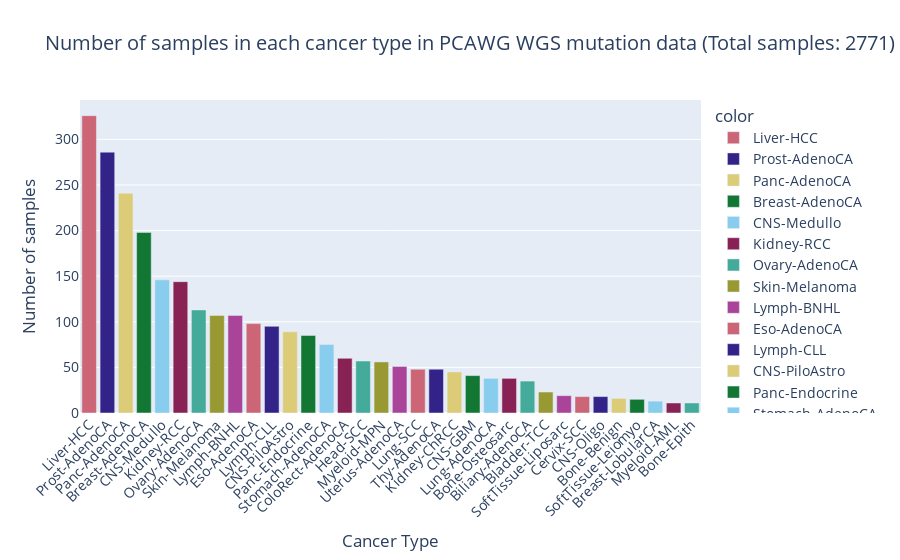

Notebook code for this chart:
### Code cell
# plot the number of samples in each cancer type only for the PCAWG dataset
total_samples = df_wgs_mut['Cancer Type'].value_counts().sum()


fig = px.bar(df_wgs_mut['Cancer Type'].value_counts(),
             x=df_wgs_mut['Cancer Type'].value_counts().index,
             y=df_wgs_mut['Cancer Type'].value_counts().values,
             color=df_wgs_mut['Cancer Type'].value_counts().index, 
             title=f"Number of samples in each cancer type in PCAWG WGS mutation data (Total samples: {total_samples})", 
             labels={'x': 'Cancer Type', 'y': 'Number of samples',},
             color_discrete_sequence=color_palette)

fig.update_layout(
    title_font_size=20,
    font_size = 14,
)

fig.update_xaxes(tickangle=-45)
fig.show()

### Figure 1 — Plotly figure (JSON) as saved in the notebook; plotly's stock layout.template omitted (floating-point values rounded to 4 significant figures)
{"data": [{"alignmentgroup": "True", "hovertemplate": "color=Liver-HCC<br>Cancer Type=%{x}<br>Number of samples=%{y}<extra></extra>", "legendgroup": "Liver-HCC", "marker": {"color": "#CC6677", "pattern": {"shape": ""}}, "name": "Liver-HCC", "offsetgroup": "Liver-HCC", "orientation": "v", "showlegend": true, "textposition": "auto", "type": "bar", "x": ["Liver-HCC"], "xaxis": "x", "y": [326], "yaxis": "y"}, {"alignmentgroup": "True", "hovertemplate": "color=Prost-AdenoCA<br>Cancer Type=%{x}<br>Number of samples=%{y}<extra></extra>", "legendgroup": "Prost-AdenoCA", "marker": {"color": "#332288", "pattern": {"shape": ""}}, "name": "Prost-AdenoCA", "offsetgroup": "Prost-AdenoCA", "orientation": "v", "showlegend": true, "textposition": "auto", "type": "bar", "x": ["Prost-AdenoCA"], "xaxis": "x", "y": [286], "yaxis": "y"}, {"alignmentgroup": "True", "hovertemplate": "color=Panc-AdenoCA<br>Cancer Type=%{x}<br>Number of samples=%{y}<extra></extra>", "legendgroup": "Panc-AdenoCA", "marker": {"color": "#DDCC77", "pattern": {"shape": ""}}, "name": "Panc-AdenoCA", "offsetgroup": "Panc-AdenoCA", "orientation": "v", "showlegend": true, "textposition": "auto", "type": "bar", "x": ["Panc-AdenoCA"], "xaxis": "x", "y": [241], "yaxis": "y"}, {"alignmentgroup": "True", "hovertemplate": "color=Breast-AdenoCA<br>Cancer Type=%{x}<br>Number of samples=%{y}<extra></extra>", "legendgroup": "Breast-AdenoCA", "marker": {"color": "#117733", "pattern": {"shape": ""}}, "name": "Breast-AdenoCA", "offsetgroup": "Breast-AdenoCA", "orientation": "v", "showlegend": true, "textposition": "auto", "type": "bar", "x": ["Breast-AdenoCA"], "xaxis": "x", "y": [198], "yaxis": "y"}, {"alignmentgroup": "True", "hovertemplate": "color=CNS-Medullo<br>Cancer Type=%{x}<br>Number of samples=%{y}<extra></extra>", "legendgroup": "CNS-Medullo", "marker": {"color": "#88CCEE", "pattern": {"shape": ""}}, "name": "CNS-Medullo", "offsetgroup": "CNS-Medullo", "orientation": "v", "showlegend": true, "textposition": "auto", "type": "bar", "x": ["CNS-Medullo"], "xaxis": "x", "y": [146], "yaxis": "y"}, {"alignmentgroup": "True", "hovertemplate": "color=Kidney-RCC<br>Cancer Type=%{x}<br>Number of samples=%{y}<extra></extra>", "legendgroup": "Kidney-RCC", "marker": {"color": "#882255", "pattern": {"shape": ""}}, "name": "Kidney-RCC", "offsetgroup": "Kidney-RCC", "orientation": "v", "showlegend": true, "textposition": "auto", "type": "bar", "x": ["Kidney-RCC"], "xaxis": "x", "y": [144], "yaxis": "y"}, {"alignmentgroup": "True", "hovertemplate": "color=Ovary-AdenoCA<br>Cancer Type=%{x}<br>Number of samples=%{y}<extra></extra>", "legendgroup": "Ovary-AdenoCA", "marker": {"color": "#44AA99", "pattern": {"shape": ""}}, "name": "Ovary-AdenoCA", "offsetgroup": "Ovary-AdenoCA", "orientation": "v", "showlegend": true, "textposition": "auto", "type": "bar", "x": ["Ovary-AdenoCA"], "xaxis": "x", "y": [113], "yaxis": "y"}, {"alignmentgroup": "True", "hovertemplate": "color=Skin-Melanoma<br>Cancer Type=%{x}<br>Number of samples=%{y}<extra></extra>", "legendgroup": "Skin-Melanoma", "marker": {"color": "#999933", "pattern": {"shape": ""}}, "name": "Skin-Melanoma", "offsetgroup": "Skin-Melanoma", "orientation": "v", "showlegend": true, "textposition": "auto", "type": "bar", "x": ["Skin-Melanoma"], "xaxis": "x", "y": [107], "yaxis": "y"}, {"alignmentgroup": "True", "hovertemplate": "color=Lymph-BNHL<br>Cancer Type=%{x}<br>Number of samples=%{y}<extra></extra>", "legendgroup": "Lymph-BNHL", "marker": {"color": "#AA4499", "pattern": {"shape": ""}}, "name": "Lymph-BNHL", "offsetgroup": "Lymph-BNHL", "orientation": "v", "showlegend": true, "textposition": "auto", "type": "bar", "x": ["Lymph-BNHL"], "xaxis": "x", "y": [107], "yaxis": "y"}, {"alignmentgroup": "True", "hovertemplate": "color=Eso-AdenoCA<br>Cancer Type=%{x}<br>Number of samples=%{y}<extra></extra>", "legendgroup": "Eso-AdenoCA", "marker": {"color": "#CC6677", "pattern": {"shape": ""}}, "name": "Eso-AdenoCA", "offsetgroup": "Eso-AdenoCA", "orientation": "v", "showlegend": true, "textposition": "auto", "type": "bar", "x": ["Eso-AdenoCA"], "xaxis": "x", "y": [98], "yaxis": "y"}, {"alignmentgroup": "True", "hovertemplate": "color=Lymph-CLL<br>Cancer Type=%{x}<br>Number of samples=%{y}<extra></extra>", "legendgroup": "Lymph-CLL", "marker": {"color": "#332288", "pattern": {"shape": ""}}, "name": "Lymph-CLL", "offsetgroup": "Lymph-CLL", "orientation": "v", "showlegend": true, "textposition": "auto", "type": "bar", "x": ["Lymph-CLL"], "xaxis": "x", "y": [95], "yaxis": "y"}, {"alignmentgroup": "True", "hovertemplate": "color=CNS-PiloAstro<br>Cancer Type=%{x}<br>Number of samples=%{y}<extra></extra>", "legendgroup": "CNS-PiloAstro", "marker": {"color": "#DDCC77", "pattern": {"shape": ""}}, "name": "CNS-PiloAstro", "offsetgroup": "CNS-PiloAstro", "orientation": "v", "showlegend": true, "textposition": "auto", "type": "bar", "x": ["CNS-PiloAstro"], "xaxis": "x", "y": [89], "yaxis": "y"}, {"alignmentgroup": "True", "hovertemplate": "color=Panc-Endocrine<br>Cancer Type=%{x}<br>Number of samples=%{y}<extra></extra>", "legendgroup": "Panc-Endocrine", "marker": {"color": "#117733", "pattern": {"shape": ""}}, "name": "Panc-Endocrine", "offsetgroup": "Panc-Endocrine", "orientation": "v", "showlegend": true, "textposition": "auto", "type": "bar", "x": ["Panc-Endocrine"], "xaxis": "x", "y": [85], "yaxis": "y"}, {"alignmentgroup": "True", "hovertemplate": "color=Stomach-AdenoCA<br>Cancer Type=%{x}<br>Number of samples=%{y}<extra></extra>", "legendgroup": "Stomach-AdenoCA", "marker": {"color": "#88CCEE", "pattern": {"shape": ""}}, "name": "Stomach-AdenoCA", "offsetgroup": "Stomach-AdenoCA", "orientation": "v", "showlegend": true, "textposition": "auto", "type": "bar", "x": ["Stomach-AdenoCA"], "xaxis": "x", "y": [75], "yaxis": "y"}, {"alignmentgroup": "True", "hovertemplate": "color=ColoRect-AdenoCA<br>Cancer Type=%{x}<br>Number of samples=%{y}<extra></extra>", "legendgroup": "ColoRect-AdenoCA", "marker": {"color": "#882255", "pattern": {"shape": ""}}, "name": "ColoRect-AdenoCA", "offsetgroup": "ColoRect-AdenoCA", "orientation": "v", "showlegend": true, "textposition": "auto", "type": "bar", "x": ["ColoRect-AdenoCA"], "xaxis": "x", "y": [60], "yaxis": "y"}, {"alignmentgroup": "True", "hovertemplate": "color=Head-SCC<br>Cancer Type=%{x}<br>Number of samples=%{y}<extra></extra>", "legendgroup": "Head-SCC", "marker": {"color": "#44AA99", "pattern": {"shape": ""}}, "name": "Head-SCC", "offsetgroup": "Head-SCC", "orientation": "v", "showlegend": true, "textposition": "auto", "type": "bar", "x": ["Head-SCC"], "xaxis": "x", "y": [57], "yaxis": "y"}, {"alignmentgroup": "True", "hovertemplate": "color=Myeloid-MPN<br>Cancer Type=%{x}<br>Number of samples=%{y}<extra></extra>", "legendgroup": "Myeloid-MPN", "marker": {"color": "#999933", "pattern": {"shape": ""}}, "name": "Myeloid-MPN", "offsetgroup": "Myeloid-MPN", "orientation": "v", "showlegend": true, "textposition": "auto", "type": "bar", "x": ["Myeloid-MPN"], "xaxis": "x", "y": [56], "yaxis": "y"}, {"alignmentgroup": "True", "hovertemplate": "color=Uterus-AdenoCA<br>Cancer Type=%{x}<br>Number of samples=%{y}<extra></extra>", "legendgroup": "Uterus-AdenoCA", "marker": {"color": "#AA4499", "pattern": {"shape": ""}}, "name": "Uterus-AdenoCA", "offsetgroup": "Uterus-AdenoCA", "orientation": "v", "showlegend": true, "textposition": "auto", "type": "bar", "x": ["Uterus-AdenoCA"], "xaxis": "x", "y": [51], "yaxis": "y"}, {"alignmentgroup": "True", "hovertemplate": "color=Lung-SCC<br>Cancer Type=%{x}<br>Number of samples=%{y}<extra></extra>", "legendgroup": "Lung-SCC", "marker": {"color": "#CC6677", "pattern": {"shape": ""}}, "name": "Lung-SCC", "offsetgroup": "Lung-SCC", "orientation": "v", "showlegend": true, "textposition": "auto", "type": "bar", "x": ["Lung-SCC"], "xaxis": "x", "y": [48], "yaxis": "y"}, {"alignmentgroup": "True", "hovertemplate": "color=Thy-AdenoCA<br>Cancer Type=%{x}<br>Number of samples=%{y}<extra></extra>", "legendgroup": "Thy-AdenoCA", "marker": {"color": "#332288", "pattern": {"shape": ""}}, "name": "Thy-AdenoCA", "offsetgroup": "Thy-AdenoCA", "orientation": "v", "showlegend": true, "textposition": "auto", "type": "bar", "x": ["Thy-AdenoCA"], "xaxis": "x", "y": [48], "yaxis": "y"}, {"alignmentgroup": "True", "hovertemplate": "color=Kidney-ChRCC<br>Cancer Type=%{x}<br>Number of samples=%{y}<extra></extra>", "legendgroup": "Kidney-ChRCC", "marker": {"color": "#DDCC77", "pattern": {"shape": ""}}, "name": "Kidney-ChRCC", "offsetgroup": "Kidney-ChRCC", "orientation": "v", "showlegend": true, "textposition": "auto", "type": "bar", "x": ["Kidney-ChRCC"], "xaxis": "x", "y": [45], "yaxis": "y"}, {"alignmentgroup": "True", "hovertemplate": "color=CNS-GBM<br>Cancer Type=%{x}<br>Number of samples=%{y}<extra></extra>", "legendgroup": "CNS-GBM", "marker": {"color": "#117733", "pattern": {"shape": ""}}, "name": "CNS-GBM", "offsetgroup": "CNS-GBM", "orientation": "v", "showlegend": true, "textposition": "auto", "type": "bar", "x": ["CNS-GBM"], "xaxis": "x", "y": [41], "yaxis": "y"}, {"alignmentgroup": "True", "hovertemplate": "color=Lung-AdenoCA<br>Cancer Type=%{x}<br>Number of samples=%{y}<extra></extra>", "legendgroup": "Lung-AdenoCA", "marker": {"color": "#88CCEE", "pattern": {"shape": ""}}, "name": "Lung-AdenoCA", "offsetgroup": "Lung-AdenoCA", "orientation": "v", "showlegend": true, "textposition": "auto", "type": "bar", "x": ["Lung-AdenoCA"], "xaxis": "x", "y": [38], "yaxis": "y"}, {"alignmentgroup": "True", "hovertemplate": "color=Bone-Osteosarc<br>Cancer Type=%{x}<br>Number of samples=%{y}<extra></extra>", "legendgroup": "Bone-Osteosarc", "marker": {"color": "#882255", "pattern": {"shape": ""}}, "name": "Bone-Osteosarc", "offsetgroup": "Bone-Osteosarc", "orientation": "v", "showlegend": true, "textposition": "auto", "type": "bar", "x": ["Bone-Osteosarc"], "xaxis": "x", "y": [38], "yaxis": "y"}, {"alignmentgroup": "True", "hovertemplate": "color=Biliary-AdenoCA<br>Cancer Type=%{x}<br>Number of samples=%{y}<extra></extra>", "legendgroup": "Biliary-AdenoCA", "marker": {"color": "#44AA99", "pattern": {"shape": ""}}, "name": "Biliary-AdenoCA", "offsetgroup": "Biliary-AdenoCA", "orientation": "v", "showlegend": true, "textposition": "auto", "type": "bar", "x": ["Biliary-AdenoCA"], "xaxis": "x", "y": [35], "yaxis": "y"}, {"alignmentgroup": "True", "hovertemplate": "color=Bladder-TCC<br>Cancer Type=%{x}<br>Number of samples=%{y}<extra></extra>", "legendgroup": "Bladder-TCC", "marker": {"color": "#999933", "pattern": {"shape": ""}}, "name": "Bladder-TCC", "offsetgroup": "Bladder-TCC", "orientation": "v", "showlegend": true, "textposition": "auto", "type": "bar", "x": ["Bladder-TCC"], "xaxis": "x", "y": [23], "yaxis": "y"}, {"alignmentgroup": "True", "hovertemplate": "color=SoftTissue-Liposarc<br>Cancer Type=%{x}<br>Number of samples=%{y}<extra></extra>", "legendgroup": "SoftTissue-Liposarc", "marker": {"color": "#AA4499", "pattern": {"shape": ""}}, "name": "SoftTissue-Liposarc", "offsetgroup": "SoftTissue-Liposarc", "orientation": "v", "showlegend": true, "textposition": "auto", "type": "bar", "x": ["SoftTissue-Liposarc"], "xaxis": "x", "y": [19], "yaxis": "y"}, {"alignmentgroup": "True", "hovertemplate": "color=Cervix-SCC<br>Cancer Type=%{x}<br>Number of samples=%{y}<extra></extra>", "legendgroup": "Cervix-SCC", "marker": {"color": "#CC6677", "pattern": {"shape": ""}}, "name": "Cervix-SCC", "offsetgroup": "Cervix-SCC", "orientation": "v", "showlegend": true, "textposition": "auto", "type": "bar", "x": ["Cervix-SCC"], "xaxis": "x", "y": [18], "yaxis": "y"}, {"alignmentgroup": "True", "hovertemplate": "color=CNS-Oligo<br>Cancer Type=%{x}<br>Number of samples=%{y}<extra></extra>", "legendgroup": "CNS-Oligo", "marker": {"color": "#332288", "pattern": {"shape": ""}}, "name": "CNS-Oligo", "offsetgroup": "CNS-Oligo", "orientation": "v", "showlegend": true, "textposition": "auto", "type": "bar", "x": ["CNS-Oligo"], "xaxis": "x", "y": [18], "yaxis": "y"}, {"alignmentgroup": "True", "hovertemplate": "color=Bone-Benign<br>Cancer Type=%{x}<br>Number of samples=%{y}<extra></extra>", "legendgroup": "Bone-Benign", "marker": {"color": "#DDCC77", "pattern": {"shape": ""}}, "name": "Bone-Benign", "offsetgroup": "Bone-Benign", "orientation": "v", "showlegend": true, "textposition": "auto", "type": "bar", "x": ["Bone-Benign"], "xaxis": "x", "y": [16], "yaxis": "y"}, {"alignmentgroup": "True", "hovertemplate": "color=SoftTissue-Leiomyo<br>Cancer Type=%{x}<br>Number of samples=%{y}<extra></extra>", "legendgroup": "SoftTissue-Leiomyo", "marker": {"color": "#117733", "pattern": {"shape": ""}}, "name": "SoftTissue-Leiomyo", "offsetgroup": "SoftTissue-Leiomyo", "orientation": "v", "showlegend": true, "textposition": "auto", "type": "bar", "x": ["SoftTissue-Leiomyo"], "xaxis": "x", "y": [15], "yaxis": "y"}, {"alignmentgroup": "True", "hovertemplate": "color=Breast-LobularCA<br>Cancer Type=%{x}<br>Number of samples=%{y}<extra></extra>", "legendgroup": "Breast-LobularCA", "marker": {"color": "#88CCEE", "pattern": {"shape": ""}}, "name": "Breast-LobularCA", "offsetgroup": "Breast-LobularCA", "orientation": "v", "showlegend": true, "textposition": "auto", "type": "bar", "x": ["Breast-LobularCA"], "xaxis": "x", "y": [13], "yaxis": "y"}, {"alignmentgroup": "True", "hovertemplate": "color=Myeloid-AML<br>Cancer Type=%{x}<br>Number of samples=%{y}<extra></extra>", "legendgroup": "Myeloid-AML", "marker": {"color": "#882255", "pattern": {"shape": ""}}, "name": "Myeloid-AML", "offsetgroup": "Myeloid-AML", "orientation": "v", "showlegend": true, "textposition": "auto", "type": "bar", "x": ["Myeloid-AML"], "xaxis": "x", "y": [11], "yaxis": "y"}, {"alignmentgroup": "True", "hovertemplate": "color=Bone-Epith<br>Cancer Type=%{x}<br>Number of samples=%{y}<extra></extra>", "legendgroup": "Bone-Epith", "marker": {"color": "#44AA99", "pattern": {"shape": ""}}, "name": "Bone-Epith", "offsetgroup": "Bone-Epith", "orientation": "v", "showlegend": true, "textposition": "auto", "type": "bar", "x": ["Bone-Epith"], "xaxis": "x", "y": [11], "yaxis": "y"}], "layout": {"barmode": "relative", "font": {"size": 14}, "legend": {"title": {"text": "color"}, "tracegroupgap": 0}, "title": {"font": {"size": 20}, "text": "Number of samples in each cancer type in PCAWG WGS mutation data (Total samples: 2771)"}, "xaxis": {"anchor": "y", "domain": [0, 1], "tickangle": -45, "title": {"text": "Cancer Type"}}, "yaxis": {"anchor": "x", "domain": [0, 1], "title": {"text": "Number of samples"}}}}
